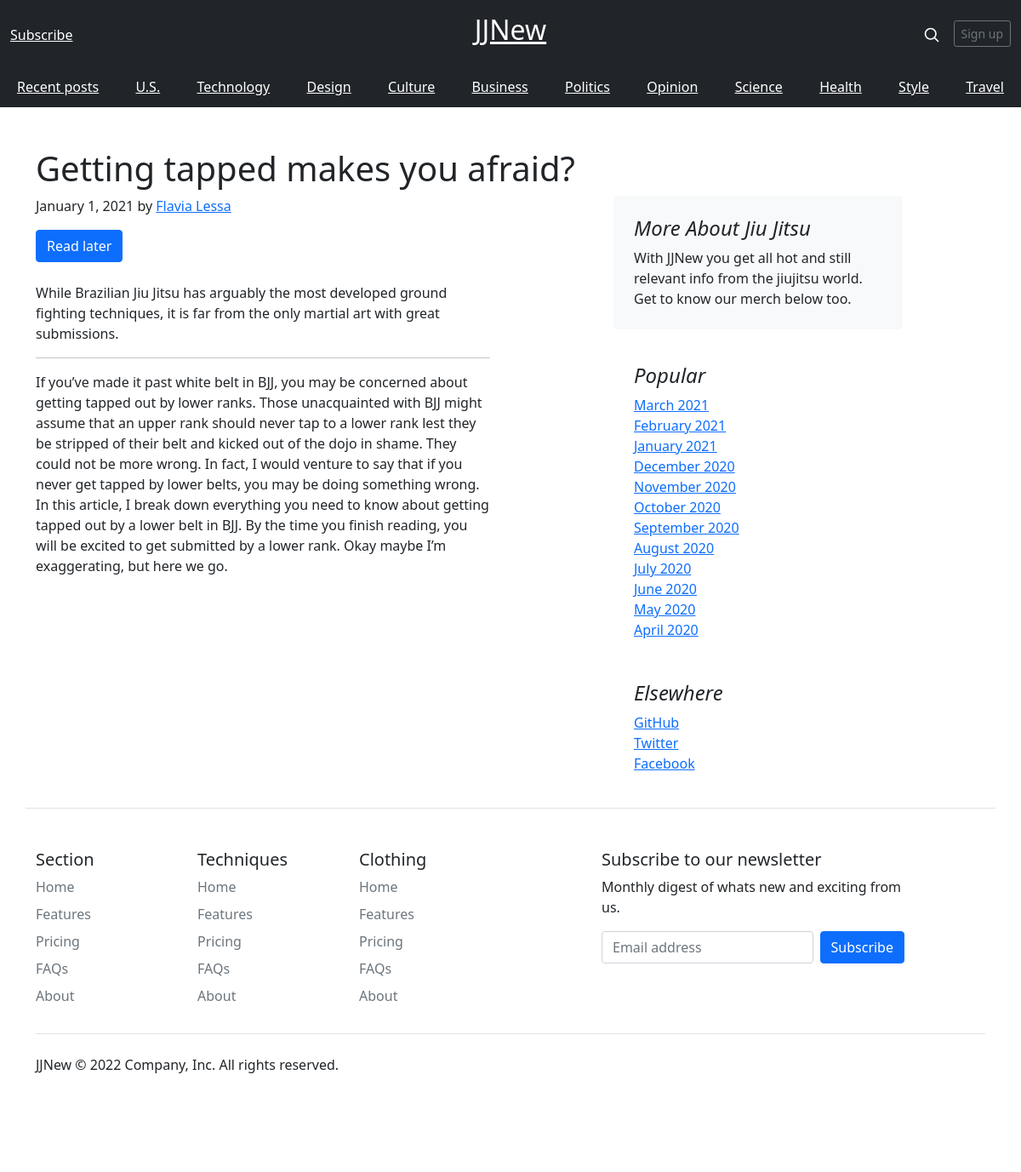
/blog/getting-tapped-makes-you-afraid/, run on the app's committed database.
### blog/models.py (models this page shows, shortened)
class Blog(models.Model):
    username = models.CharField(max_length=100)
    title = models.CharField(max_length=200)
    slug = models.SlugField(primary_key=True, db_index=True)
    email = models.EmailField()
    text = models.TextField()
    post_data = models.DateTimeField(auto_now_add=True)
    pre_text = models.CharField(max_length=250)
    image = models.ImageField(upload_to='posts', null=True)
    city = models.CharField(max_length=50)
    author = models.ForeignKey(Author, on_delete=models.CASCADE, default=True)

class Author(models.Model):
    name = models.CharField(max_length=100)
    def __str__(self):
        return self.name

### blog/views.py (the view, shortened to what this page needs)
# urls.py: path('blog/<slug:slug>/', views.PostSingle.as_view(), name="post-single"),
class PostSingle(DetailView):
    template_name = 'blog/post_ind.html'
    model = Blog
    context_object_name = 'posts'

### blog/templates/blog/post_ind.html (shortened to what this page needs)
{% extends 'base.html' %} {% block header %}
<div class="container mt-5">
  <h1>{{ posts.title }}</h1>
</div>
{% endblock %} {% block content %}
<main class="container">
  <div class="row g-5">
    <div class="col-md-6 mb-3">
        <article class="blog-post">
            <p class="blog-post-meta">January 1, 2021 by <a href="#">{{ posts.author }}</a></p>
            {% if is_fav %}
              <p> fav one </p>
            {% else %}
              <form method="POST" action="{% url 'read-later' %}">
                <button class="btn btn-primary mb-4">Read later</button>
              </form>
            {% endif %}
            <p>
            {{ posts.pre_text }}
            </p>
            <hr />
            <p>
            {{ posts.text }}
            </p>
        </article>
    </div>
    <div class="col-md-1">
    </div>
    <div class="col-md-4">
      <div class="position-sticky" style="top: 2rem">
        <div class="p-4 mb-3 bg-light rounded">
          <h4 class="fst-italic">More About Jiu Jitsu</h4>
          <p class="mb-0">
            With JJNew you get all hot and still relevant info from the jiujitsu world. Get to know our merch below too.
          </p>
        </div>
        <div class="p-4">
          <h4 class="fst-italic">Popular</h4>
          <ol class="list-unstyled mb-0">
            <li><a href="#">March 2021</a></li>
            <li><a href="#">February 2021</a></li>
            <li><a href="#">January 2021</a></li>
            <li><a href="#">December 2020</a></li>
            <li><a href="#">November 2020</a></li>
            <li><a href="#">October 2020</a></li>
            <li><a href="#">September 2020</a></li>
            <li><a href="#">August 2020</a></li>
            <li><a href="#">July 2020</a></li>
            <li><a href="#">June 2020</a></li>
            <li><a href="#">May 2020</a></li>
            <li><a href="#">April 2020</a></li>
          </ol>
        </div>
        <div class="p-4">
          <h4 class="fst-italic">Elsewhere</h4>
          <ol class="list-unstyled">
            <li><a href="#">GitHub</a></li>
            <li><a href="#">Twitter</a></li>
            <li><a href="#">Facebook</a></li>
          </ol>
        </div>
      </div>
    </div>
  </div>
</main>
{% endblock %}

### data on the page
Blog: title "Getting tapped makes you afraid?", author "Flavia Lessa", pre_text "While Brazilian Jiu Jitsu has arguably the most developed ground fighting techniques, it is far from the only martial art with great submissions.", text "If you’ve made it past white belt in BJJ, you may be concerned about getting tapped out by lower ranks. Those unacquainted with BJJ might assume that an upper rank should never tap to a lower rank lest they be stripped of their belt and kicked out of the dojo in shame. They could not be more wrong. In fact, I would venture to say that if you never get tapped by lower belts, you may be doing something wrong. In this article, I break down everything you need to know about getting tapped out by a lower belt in BJJ. By the time you finish reading, you will be excited to get submitted by a lower rank. Okay maybe I’m exaggerating, but here we go."
